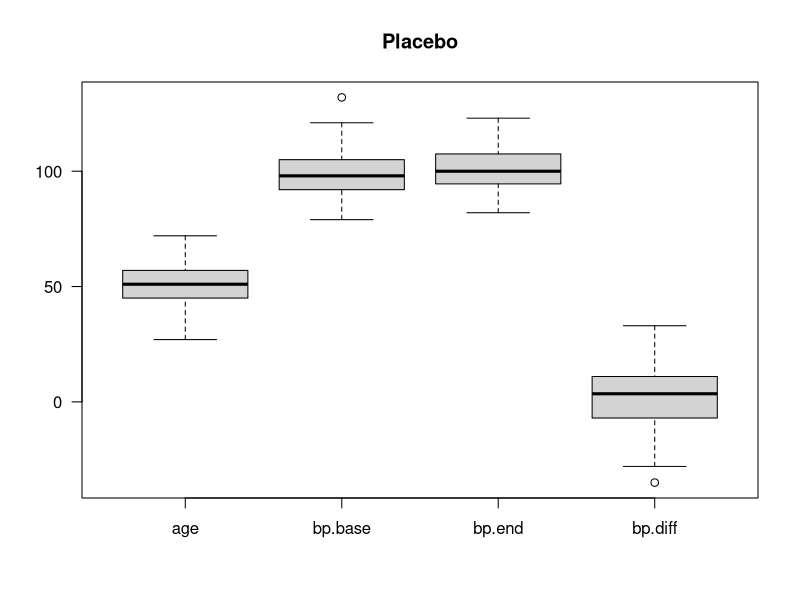
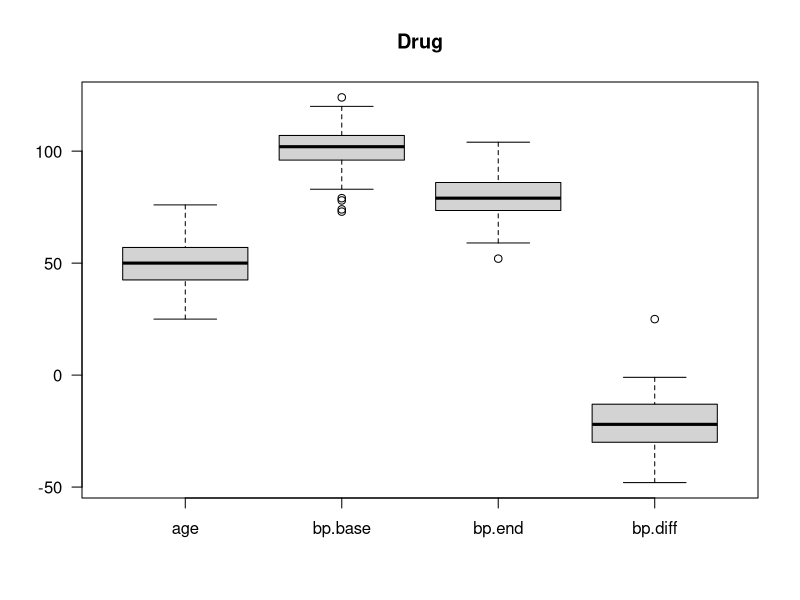

Recreate these plots in R, in order. (Note: this script raises an error after producing the figures.)
# simulated input values
 n = 100
 mu = 100
 sd = 10
 mu.d = 20
 age.mu = 50
 age.sd = 10
 
 # fix the seed for random number generation
  set.seed(123)
  # use "rnorm" to generate random normal placebo
 age = rnorm(n, age.mu, age.sd)
 bp.base = rnorm(n,mu,sd)
 bp.end = rnorm(n,mu,sd)
 # take the difference between endpoint and baseline
 bp.diff = bp.end-bp.base
 # put the data together using "cbind" to column-bind
dat4placebo = round(cbind(age,bp.base,bp.end,bp.diff))

#simulate data for new drug
age = rnorm(n, age.mu, age.sd)
bp.base = rnorm(n,mu,sd)
bp.end = rnorm(n,mu-mu.d,sd)
bp.diff = bp.end-bp.base
dat4drug = round(cbind(age,bp.base,bp.end,bp.diff))

 # make a dataframe to hold all data
   dat = data.frame(rbind(dat4placebo,dat4drug))

   # call boxplot
 boxplot(dat4placebo, las=1, main="Placebo")
 boxplot(dat4drug, las=1, main="Drug")
 
 library(lattice)
 # call xyplot function and print it
 print(xyplot(bp.diff~age|trt, data=dat,xlab="Age",
                strip=strip.custom(bg="white"),
                ylab="Blood Pressure Difference",lwd=3,cex=1.3,pch=20,
                type=c("p", "r")))
 ##Data Analysis
 #Fitting a linear model using lm and summary with ANOVA
 lm1 = lm(bp.diff~trt*age, data=dat)
 summary(lm1)
 
 library(xtable)
 # call xtable to make the table
   print(xtable(lm1, caption="ANOVA Table for Simulated
Clinical Trial Data", label = "tab4RI.coef"),
         table.placement = "htbp",caption.placement = "top")
   plot(lm1)
